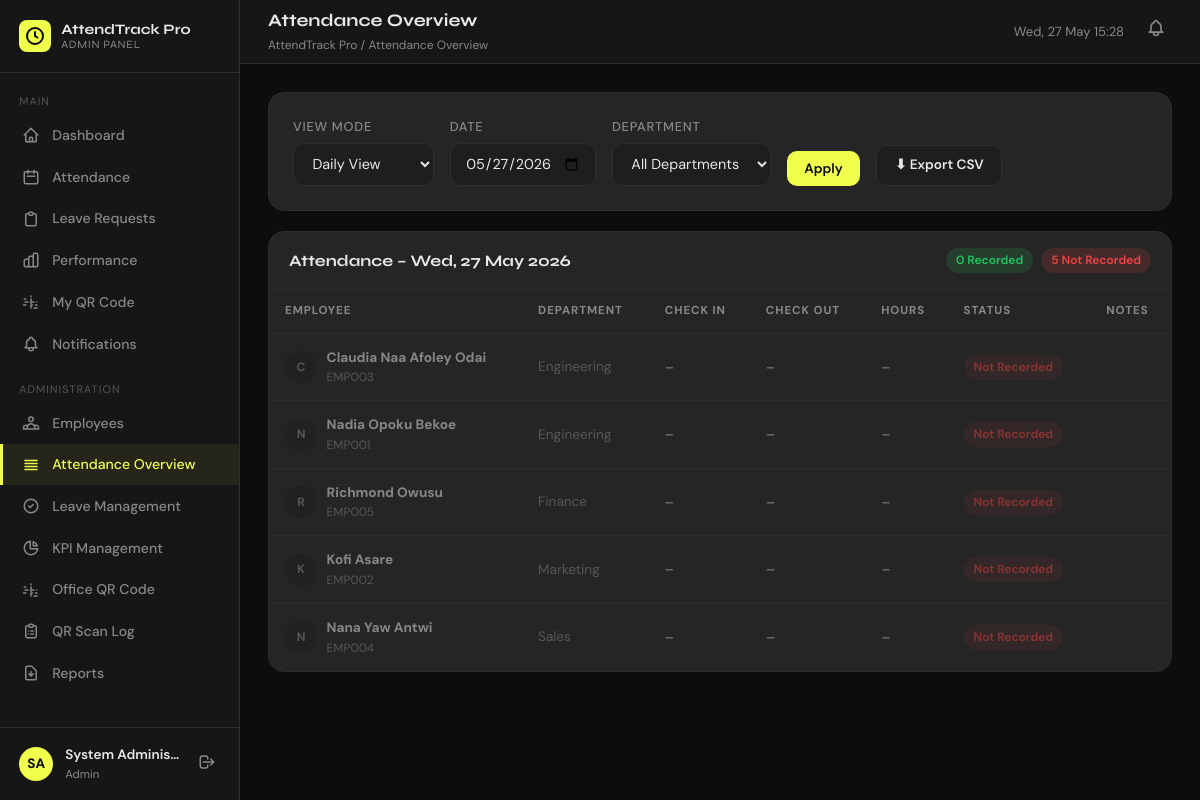
/admin/attendance_overview.php (signed in), run on the app's committed database.
### tables this page shows
CREATE TABLE IF NOT EXISTS employees (
  id            INT AUTO_INCREMENT PRIMARY KEY,
  emp_code      VARCHAR(20) UNIQUE NOT NULL,         
  full_name     VARCHAR(100) NOT NULL,
  email         VARCHAR(150) UNIQUE NOT NULL,
  password_hash VARCHAR(255) NOT NULL,               
  role          ENUM('admin','employee') DEFAULT 'employee',
  is_super_admin TINYINT(1) DEFAULT 0,
  department    VARCHAR(100) DEFAULT NULL,
  position      VARCHAR(100) DEFAULT NULL,
  phone         VARCHAR(20) DEFAULT NULL,
  hire_date     DATE DEFAULT NULL,
  status        ENUM('active','inactive') DEFAULT 'active',
  avatar        VARCHAR(255) DEFAULT NULL,
  created_at    TIMESTAMP DEFAULT CURRENT_TIMESTAMP,
  updated_at    TIMESTAMP DEFAULT CURRENT_TIMESTAMP ON UPDATE CURRENT_TIMESTAMP
);

### includes/helpers.php (called while the page is built, shortened)
<?php
function e(mixed $val): string {
    return htmlspecialchars((string)$val, ENT_QUOTES | ENT_HTML5, 'UTF-8');
}

### admin/attendance_overview.php (the view, shortened to what this page needs)
<?php
require_once __DIR__ . '/../includes/helpers.php';
$db = getDB();
$filterDate  = $_GET['date']  ?? date('Y-m-d');
$filterMonth = $_GET['month'] ?? date('Y-m');
$filterDept  = $_GET['dept']  ?? '';
$viewMode    = $_GET['view']  ?? 'daily';
if ($viewMode === 'daily') {
    $sql = "
      SELECT a.*, e.full_name, e.emp_code, e.department, e.position
      FROM attendance a
      JOIN employees e ON e.id = a.employee_id
      WHERE a.work_date = :date
        AND (:dept = '' OR e.department = :dept2)
      ORDER BY e.department, e.full_name
    ";
    $stmt = $db->prepare($sql);
    $stmt->execute([':date' => $filterDate, ':dept' => $filterDept, ':dept2' => $filterDept]);
    $records = $stmt->fetchAll();
    $stmtNA = $db->prepare("
      SELECT e.full_name, e.emp_code, e.department, e.position
      FROM employees e
      WHERE e.role='employee' AND e.status='active'
        AND (:dept='' OR e.department=:dept2)
        AND e.id NOT IN (SELECT employee_id FROM attendance WHERE work_date=:date)
      ORDER BY e.department, e.full_name
    ");
    $stmtNA->execute([':dept' => $filterDept, ':dept2' => $filterDept, ':date' => $filterDate]);
    $notRecorded = $stmtNA->fetchAll();
}
require_once __DIR__ . '/../includes/nav.php';
?>
<div class="form-card" style="margin-bottom:1.25rem">
  <form method="GET" style="display:flex;gap:1rem;align-items:flex-end;flex-wrap:wrap">
    <div class="form-group-plain" style="margin:0">
      <label>View Mode</label>
      <select name="view" onchange="this.form.submit()">
        <option value="daily"   <?= $viewMode==='daily'   ? 'selected' : '' ?>>Daily View</option>
      </select>
    </div>
    <?php if ($viewMode === 'daily'): ?>
    <div class="form-group-plain" style="margin:0">
      <label>Date</label>
      <input type="date" name="date" value="<?= e($filterDate) ?>" max="<?= date('Y-m-d') ?>"/>
    </div>
    <?php endif; ?>
    <div class="form-group-plain" style="margin:0">
      <label>Department</label>
      <select name="dept">
        <option value="">All Departments</option>
      </select>
    </div>
    <button type="submit" class="btn btn-primary">Apply</button>
    <a href="<?= APP_URL ?>/api/export.php?type=attendance_admin&view=<?= urlencode($viewMode) ?>&date=<?= urlencode($filterDate) ?>&month=<?= urlencode($filterMonth) ?>&dept=<?= urlencode($filterDept) ?>"
       class="btn btn-ghost">⬇ Export CSV</a>
  </form>
</div>
<?php if ($viewMode === 'daily'): ?>
<div class="table-card">
  <div class="table-card-header">
    <div class="table-card-title">Attendance – <?= date('D, d F Y', strtotime($filterDate)) ?></div>
    <div style="display:flex;gap:.5rem">
      <span class="badge badge-present"><?= count($records) ?> Recorded</span>
      <span class="badge badge-absent"><?= count($notRecorded) ?> Not Recorded</span>
    </div>
  </div>
  <div class="table-wrap">
    <table class="data-table">
      <thead><tr>
        <th>Employee</th><th>Department</th><th>Check In</th><th>Check Out</th>
        <th>Hours</th><th>Status</th><th>Notes</th>
      </tr></thead>
      <tbody>
      <?php foreach ($notRecorded as $nr): ?>
        <tr style="opacity:.5">
          <td>
            <div class="emp-cell">
              <div class="avatar-initials" style="background:var(--bg3);color:var(--text-dim)"><?= strtoupper(substr($nr['full_name'],0,1)) ?></div>
              <div>
                <div class="text-sm font-bold"><?= e($nr['full_name']) ?></div>
                <div class="text-xs text-dim"><?= e($nr['emp_code']) ?></div>
              </div>
            </div>
          </td>
          <td class="text-dim text-sm"><?= e($nr['department']) ?></td>
          <td>–</td><td>–</td><td>–</td>
          <td><span class="badge badge-absent">Not Recorded</span></td>
          <td></td>
        </tr>
      <?php endforeach; ?>
      </tbody>
    </table>
  </div>
</div>
<?php endif; ?>
<?php require_once __DIR__ . '/../includes/footer.php'; ?>

### assets/css/style.css (style rules this page uses)
:root { --accent: #f0ff4b; --accent-dark: #c8d400; --bg: #0d0d0d; --bg2: #161616; --bg3: #1e1e1e; --surface: #252525; --border: #2e2e2e; --text: #e8e8e8; --text-dim: #888; --text-xdim: #555; --green: #22c55e; --red: #ef4444; --amber: #f59e0b; --blue: #3b82f6; --purple: #a855f7; --radius: 10px; --radius-lg: 16px; --shadow: 0 4px 24px rgba(0,0,0,.45); --ff-display: 'Syne', sans-serif; --ff-body: 'DM Sans', sans-serif; --sidebar-w: 240px; --topbar-h: 64px; }
*, *::before, *::after { box-sizing: border-box; margin: 0; padding: 0; }
html { font-size: 16px; scroll-behavior: smooth; }
body { font-family: var(--ff-body); background: var(--bg); color: var(--text); line-height: 1.6; -webkit-font-smoothing: antialiased; }
a { color: var(--accent); text-decoration: none; }
input, select, textarea, button { font-family: inherit; }
.table-card { background: var(--surface); border: 1px solid var(--border); border-radius: var(--radius-lg); overflow: hidden; margin-bottom: 1.75rem; }
.table-card-header { display: flex; align-items: center; justify-content: space-between; padding: 1rem 1.25rem; border-bottom: 1px solid var(--border); gap: 1rem; flex-wrap: wrap; }
.table-card-title { font-family: var(--ff-display); font-size: 1rem; font-weight: 700; }
.table-wrap { overflow-x: auto; }
table.data-table { width: 100%; border-collapse: collapse; font-size: .88rem; }
.data-table th { text-align: left; padding: .75rem 1rem; font-size: .72rem; text-transform: uppercase; letter-spacing: .08em; color: var(--text-dim); border-bottom: 1px solid var(--border); white-space: nowrap; }
.data-table td { padding: .8rem 1rem; border-bottom: 1px solid rgba(255,255,255,.04); vertical-align: middle; }
.data-table tr:last-child td { border-bottom: none; }
.badge { display: inline-flex; align-items: center; padding: 3px 10px; border-radius: 20px; font-size: .75rem; font-weight: 600; text-transform: capitalize; }
.badge-present { background: rgba(34,197,94,.15); color: var(--green); }
.badge-absent { background: rgba(239,68,68,.15); color: var(--red); }
.btn { display: inline-flex; align-items: center; gap: .4rem; padding: .55rem 1.1rem; border-radius: var(--radius); font-size: .85rem; font-weight: 600; cursor: pointer; border: none; transition: all .15s; text-decoration: none; white-space: nowrap; }
.btn-primary { background: var(--accent); color: #0a0a0a; }
.btn-ghost { background: var(--bg3); color: var(--text); border: 1px solid var(--border); }
.form-card { background: var(--surface); border: 1px solid var(--border); border-radius: var(--radius-lg); padding: 1.5rem; margin-bottom: 1.75rem; }
.form-group-plain { margin-bottom: 1rem; }
.form-group-plain label { display: block; font-size: .8rem; font-weight: 500; margin-bottom: .35rem; color: var(--text-dim); text-transform: uppercase; letter-spacing: .06em; }
.form-group-plain input, .form-group-plain select, .form-group-plain textarea { width: 100%; background: var(--bg3); border: 1.5px solid var(--border); border-radius: var(--radius); padding: .65rem .9rem; color: var(--text); font-size: .9rem; transition: border-color .2s; }
.form-group-plain select option { background: var(--surface); }
.text-dim { color: var(--text-dim); }
.text-sm { font-size: .85rem; }
.text-xs { font-size: .75rem; }
.font-bold { font-weight: 700; }
.avatar-initials { width: 32px; height: 32px; border-radius: 50%; background: var(--accent); color: #0a0a0a; font-size: .75rem; font-weight: 700; display: inline-flex; align-items: center; justify-content: center; flex-shrink: 0; }
.emp-cell { display: flex; align-items: center; gap: .6rem; }

### data on the page
employees: full_name "C", full_name "Claudia Naa Afoley Odai", emp_code "EMP003", department "Engineering"
employees: full_name "N", full_name "Nadia Opoku Bekoe", emp_code "EMP001", department "Engineering"
employees: full_name "R", full_name "Richmond Owusu", emp_code "EMP005", department "Finance"
employees: full_name "K", full_name "Kofi Asare", emp_code "EMP002", department "Marketing"
employees: full_name "N", full_name "Nana Yaw Antwi", emp_code "EMP004", department "Sales"

### other printed values
APP_NAME "AttendTrack Pro"
$initials "SA"
$cu['full_name'] "System Adminis…"
$cu['role'] "Admin"
$pageTitle "Attendance Overview"
count($records) "0"
count($notRecorded) "5"
